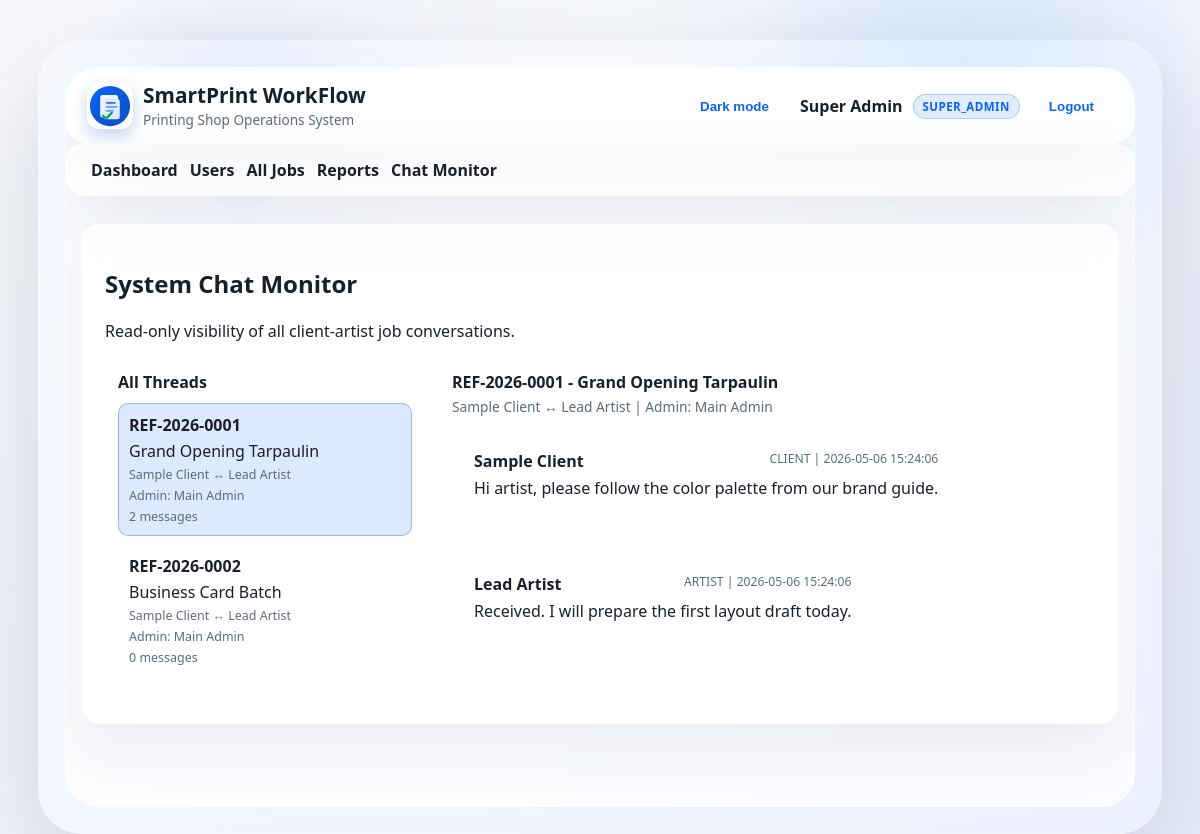
Page /pages/super_admin/chat.php (signed in) on the committed database.
### tables this page shows
CREATE TABLE print_jobs (
    id INT AUTO_INCREMENT PRIMARY KEY,
    reference_number VARCHAR(20) NOT NULL UNIQUE,
    client_id INT NOT NULL,
    assigned_admin_id INT NULL,
    assigned_artist_id INT NULL,
    title VARCHAR(150) NOT NULL,
    description TEXT NULL,
    service_type_id INT UNSIGNED NOT NULL,
    total_amount DECIMAL(10,2) NOT NULL DEFAULT 0.00,
    quantity INT NOT NULL,
    due_date DATE NOT NULL,
    status_id TINYINT UNSIGNED NOT NULL,
    created_at TIMESTAMP DEFAULT CURRENT_TIMESTAMP,
    updated_at TIMESTAMP DEFAULT CURRENT_TIMESTAMP ON UPDATE CURRENT_TIMESTAMP,
    CONSTRAINT fk_jobs_client FOREIGN KEY (client_id) REFERENCES users(id),
    CONSTRAINT fk_jobs_admin FOREIGN KEY (assigned_admin_id) REFERENCES users(id),
    CONSTRAINT fk_jobs_artist FOREIGN KEY (assigned_artist_id) REFERENCES users(id),
    CONSTRAINT fk_jobs_service_type FOREIGN KEY (service_type_id) REFERENCES service_types(id),
    CONSTRAINT fk_jobs_status FOREIGN KEY (status_id) REFERENCES job_statuses(id),
    INDEX idx_jobs_client_id (client_id),
    INDEX idx_jobs_admin_id (assigned_admin_id),
    INDEX idx_jobs_artist_id (assigned_artist_id),
    INDEX idx_jobs_service_type_id (service_type_id),
    INDEX idx_jobs_status_id (status_id)
);

CREATE TABLE users (
    id INT AUTO_INCREMENT PRIMARY KEY,
    full_name VARCHAR(120) NOT NULL,
    email VARCHAR(120) NOT NULL UNIQUE,
    password_hash VARCHAR(255) NOT NULL,
    role_id TINYINT UNSIGNED NOT NULL,
    is_active TINYINT(1) NOT NULL DEFAULT 1,
    created_at TIMESTAMP DEFAULT CURRENT_TIMESTAMP,
    CONSTRAINT fk_users_role FOREIGN KEY (role_id) REFERENCES roles(id),
    INDEX idx_users_role_id (role_id)
);

CREATE TABLE job_messages (
    id INT AUTO_INCREMENT PRIMARY KEY,
    job_id INT NOT NULL,
    sender_id INT NOT NULL,
    message_text TEXT NOT NULL,
    created_at TIMESTAMP DEFAULT CURRENT_TIMESTAMP,
    CONSTRAINT fk_messages_job FOREIGN KEY (job_id) REFERENCES print_jobs(id),
    CONSTRAINT fk_messages_sender FOREIGN KEY (sender_id) REFERENCES users(id),
    INDEX idx_messages_job_id (job_id),
    INDEX idx_messages_sender_id (sender_id),
    INDEX idx_messages_created_at (created_at)
);

CREATE TABLE roles (
    id TINYINT UNSIGNED AUTO_INCREMENT PRIMARY KEY,
    code VARCHAR(30) NOT NULL UNIQUE,
    label VARCHAR(60) NOT NULL
);

### includes/bootstrap.php (called while the page is built, shortened)
<?php
function e(string $value): string
{
    return htmlspecialchars($value, ENT_QUOTES, 'UTF-8');
}

### pages/super_admin/chat.php (the view, shortened to what this page needs)
<?php
require_once __DIR__ . '/../../includes/bootstrap.php';
$jobs = $pdo->query("
    SELECT j.id, j.reference_number, j.title,
           c.full_name AS client_name,
           a.full_name AS artist_name,
           ad.full_name AS admin_name,
           COUNT(m.id) AS message_count,
           MAX(m.created_at) AS last_message_at
    FROM print_jobs j
    INNER JOIN users c ON c.id = j.client_id
    INNER JOIN users a ON a.id = j.assigned_artist_id
    LEFT JOIN users ad ON ad.id = j.assigned_admin_id
    LEFT JOIN job_messages m ON m.job_id = j.id
    GROUP BY j.id, j.reference_number, j.title, c.full_name, a.full_name, ad.full_name
    ORDER BY COALESCE(MAX(m.created_at), j.updated_at) DESC
")->fetchAll();
$selectedJobId = (int) ($_GET['job_id'] ?? 0);
if ($selectedJobId <= 0 && isset($jobs[0])) {
    $selectedJobId = (int) $jobs[0]['id'];
}
$selectedJob = null;
foreach ($jobs as $job) {
    if ((int) $job['id'] === $selectedJobId) {
        $selectedJob = $job;
        break;
    }
}
$messages = [];
if ($selectedJob) {
    $messagesStmt = $pdo->prepare("
        SELECT m.id, m.message_text, m.created_at,
               u.full_name AS sender_name,
               r.code AS sender_role
        FROM job_messages m
        INNER JOIN users u ON u.id = m.sender_id
        INNER JOIN roles r ON r.id = u.role_id
        WHERE m.job_id = ?
        ORDER BY m.created_at ASC
    ");
    $messagesStmt->execute([(int) $selectedJob['id']]);
    $messages = $messagesStmt->fetchAll();
}
require_once __DIR__ . '/../../includes/header.php';
?>
<section class="card">
    <h2>System Chat Monitor</h2>
    <p>Read-only visibility of all client-artist job conversations.</p>
    <div class="chat-layout">
        <aside class="chat-job-list">
            <h3>All Threads</h3>
            <?php foreach ($jobs as $job): ?>
                <a class="chat-job-link <?= (int) $job['id'] === $selectedJobId ? 'active' : '' ?>" href="/smartprint-workflow/pages/super_admin/chat.php?job_id=<?= (int) $job['id'] ?>">
                    <strong><?= e($job['reference_number']) ?></strong>
                    <span><?= e($job['title']) ?></span>
                    <small><?= e($job['client_name']) ?> ↔ <?= e($job['artist_name']) ?></small>
                    <small>Admin: <?= e($job['admin_name'] ?? '-') ?></small>
                    <small><?= (int) $job['message_count'] ?> messages</small>
                </a>
            <?php endforeach; ?>
        </aside>
        <div class="chat-thread-wrap">
            <?php if (!$selectedJob): ?>
                <p class="assignment-empty">Select a thread to view messages.</p>
            <?php else: ?>
                <div class="chat-thread-head">
                    <h3><?= e($selectedJob['reference_number']) ?> - <?= e($selectedJob['title']) ?></h3>
                    <p><?= e($selectedJob['client_name']) ?> ↔ <?= e($selectedJob['artist_name']) ?> | Admin: <?= e($selectedJob['admin_name'] ?? '-') ?></p>
                </div>
                <div class="chat-thread">
                    <?php foreach ($messages as $message): ?>
                        <article class="chat-bubble monitor">
                            <div class="chat-meta">
                                <strong><?= e($message['sender_name']) ?></strong>
                                <span><?= e(strtoupper($message['sender_role'])) ?> | <?= e($message['created_at']) ?></span>
                            </div>
                            <p><?= nl2br(e($message['message_text'])) ?></p>
                        </article>
                    <?php endforeach; ?>
                </div>
            <?php endif; ?>
        </div>
    </div>
</section>
<?php require_once __DIR__ . '/../../includes/footer.php'; ?>

### assets/css/styles.css (style rules this page uses)
:root { --bg: #f1f6ff; --surface: rgba(255, 255, 255, 0.72); --surface-strong: rgba(255, 255, 255, 0.88); --ink: #1b1f2a; --muted: #5f6b7a; --primary: #0b63f6; --primary-dark: #0849b7; --border: rgba(255, 255, 255, 0.55); --ok: #1b8f3d; --error: #b42318; --shadow: 0 24px 60px rgba(20, 36, 75, 0.08); }
* { box-sizing: border-box; }
body { margin: 0; min-height: 100vh; font-family: "Segoe UI", Tahoma, Geneva, Verdana, sans-serif; background: radial-gradient(circle at 20% 20%, rgba(11, 99, 246, 0.12), transparent 18%), radial-gradient(circle at 80% 12%, rgba(78, 167, 255, 0.16), transparent 20%), linear-gradient(135deg, #f7f9fd 0%, #e8effd 100%); color: var(--ink); }
body::before { content: ""; position: fixed; inset: 0; background: radial-gradient(circle at 50% 0%, rgba(255, 255, 255, 0.35), transparent 24%), radial-gradient(circle at 10% 80%, rgba(255, 255, 255, 0.18), transparent 16%); pointer-events: none; }
.card { background: var(--surface); border: 1px solid var(--border); border-radius: 18px; padding: 22px; margin-bottom: 22px; box-shadow: var(--shadow); backdrop-filter: blur(14px); }
.chat-layout { display: grid; grid-template-columns: 320px 1fr; gap: 14px; }
.chat-job-list { border: 1px solid var(--border); border-radius: 14px; padding: 12px; background: var(--surface-strong); max-height: 640px; overflow: auto; }
.chat-job-list h3 { margin: 0 0 10px; font-size: 1rem; }
.chat-job-link { display: grid; gap: 4px; padding: 10px; border-radius: 10px; border: 1px solid transparent; text-decoration: none; color: var(--ink); margin-bottom: 8px; }
.chat-job-link.active { background: rgba(11, 99, 246, 0.14); border-color: rgba(11, 99, 246, 0.35); }
.chat-job-link small { color: var(--muted); font-size: 0.78rem; }
.chat-thread-wrap { border: 1px solid var(--border); border-radius: 14px; background: var(--surface-strong); padding: 12px; display: grid; gap: 12px; }
.chat-thread-head h3 { margin: 0; font-size: 1rem; }
.chat-thread-head p { margin: 4px 0 0; color: var(--muted); font-size: 0.86rem; }
.chat-thread { border: 1px solid var(--border); border-radius: 12px; min-height: 260px; max-height: 460px; overflow: auto; padding: 10px; background: rgba(255, 255, 255, 0.5); display: grid; gap: 8px; }
.chat-bubble { padding: 10px; border-radius: 12px; border: 1px solid var(--border); background: rgba(255, 255, 255, 0.85); max-width: 85%; }
.chat-bubble.other, .chat-bubble.monitor { margin-right: auto; }
.chat-meta { display: flex; justify-content: space-between; gap: 8px; margin-bottom: 5px; }
.chat-meta span { color: var(--muted); font-size: 0.76rem; }
.chat-bubble p { margin: 0; white-space: pre-wrap; word-break: break-word; }

### rows in the picture
print_jobs: reference_number "REF-2026-0001", title "Grand Opening Tarpaulin", client.full_name "Sample Client", assigned_artist.full_name "Lead Artist", assigned_admin.full_name "Main Admin", message_count "2"
print_jobs: reference_number "REF-2026-0002", title "Business Card Batch", client.full_name "Sample Client", assigned_artist.full_name "Lead Artist", assigned_admin.full_name "Main Admin", message_count "0"
users: full_name "Sample Client"
users: full_name "Lead Artist"
users: full_name "Main Admin"
job_messages: sender.full_name "Sample Client", roles.code "CLIENT", created_at "2026-05-06 15:24:06", message_text "Hi artist, please follow the color palette from our brand guide."
job_messages: sender.full_name "Lead Artist", roles.code "ARTIST", created_at "2026-05-06 15:24:06", message_text "Received. I will prepare the first layout draft today."

### other values in the picture
$user['full_name'] "Super Admin"
$user['role'] "SUPER_ADMIN"
